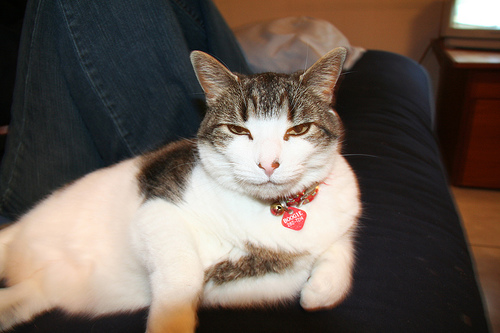
#> input picture 2. Assignment/Train/Cat/00000005_017.jpg, 500 x 333 px; its folder holds only this picture in this run
$ jupyter execute Q2.ipynb
#> lines starting #> are read from the running program, lines starting #| are printed output that depends on the picture
[cell 1]
import numpy as np
import matplotlib.pyplot as plt
import os
import cv2
DATADIR="./Train"  #Directory where images are stored in folder Cat and Dog
CATEGORIES=["Cat", "Dog"] #Equivalent to the names given in parent directory
IMG_SIZE=60 #This is used to standardize the size of the image
train_data=[] #Array to store the training data
def create_training_data():
    for category in CATEGORIES:
        path=os.path.join(DATADIR, category)
        class_num= CATEGORIES.index(category) #Cat:0 and Dog:1
        for img in os.listdir(path):
            try:   #Error is called if any broken image is encountered
                img_array=cv2.imread(os.path.join(path,img), cv2.IMREAD_COLOR)
#> img_array is the input picture: shape (333, 500, 3); mean B, G, R 86.1, 94.7, 106.6
                new_array= cv2.resize(img_array, (IMG_SIZE,IMG_SIZE))
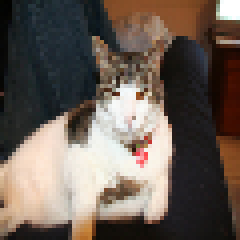
#> new_array: shape (60, 60, 3) (shown 4 times larger); mean B, G, R 85.8, 94.4, 106.4
                train_data.append([new_array,class_num])
            except Exception as e:
                pass
#> pass 2 of the loop in create_training_data, `for category in CATEGORIES:`:
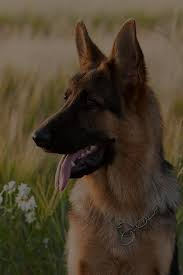
#> input picture 2. Assignment/Train/Dog/images-10.jpeg, 183 x 275 px
#> in create_training_data, img_array is the input picture: shape (275, 183, 3); mean B, G, R 44.4, 62.9, 75.3
#> in create_training_data, `new_array= cv2.resize(img_array, (IMG_SIZE,IMG_SIZE))`:
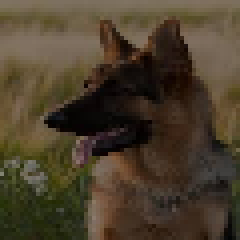
#> new_array: shape (60, 60, 3) (shown 4 times larger); mean B, G, R 44.2, 62.6, 75
create_training_data()

[cell 2]
import random
random.shuffle(train_data)

[cell 3]
train_X=[]
train_Y=[]
for features, labels in train_data:
    train_X.append(features)
    train_Y.append(labels)
#> this loop made 2 passes
#> labels on passes 1 to 2: 0, 1
#> after the loop, train_X = 2 items; train_Y = [0, 1]

[cell 4]
plt.imshow(train_X[1], cmap='gray')
print("It is a", CATEGORIES[train_Y[1]])
#| It is a Dog
plt.show()

[cell 5]
for feature, label in train_data:
    mirror_image=np.fliplr(feature) #Rotating each image by 180 degree
    train_X.append(mirror_image)
    train_Y.append(label)
#> this loop made 2 passes
#> pass 1, `mirror_image=np.fliplr(feature)`:
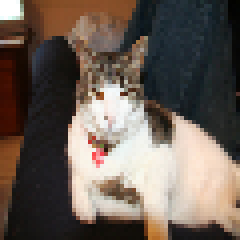
#> mirror_image: shape (60, 60, 3) (shown 4 times larger); mean B, G, R 85.8, 94.4, 106.4
#> pass 2, `mirror_image=np.fliplr(feature)`:
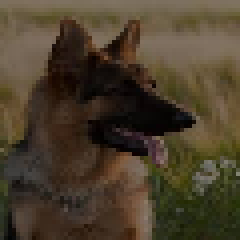
#> mirror_image: shape (60, 60, 3) (shown 4 times larger); mean B, G, R 44.2, 62.6, 75
#> after the loop, train_X = 4 items; train_Y = [0, 1, 0, 1]
#> pass 2 of the loop in create_testing_data, `for category in CATEGORIES:`:

[cell 6]
DATADIR="/Users/kartikeygarg/Desktop/Assignment/Test"  #Directory where images are stored in folder Cat and Dog
CATEGORIES=["Cat", "Dog"] #Equivalent to the names given in parent directory
IMG_SIZE=60 #This is used to standardize the size of the image
train_data=[] #Array to store the training data
def create_testing_data():
    for category in CATEGORIES:
        path=os.path.join(DATADIR, category)
        class_num= CATEGORIES.index(category) #Cat:0 and Dog:1
        for img in os.listdir(path):
            try:   #Error is called if any broken image is encountered
                img_array=cv2.imread(os.path.join(path,img), cv2.IMREAD_COLOR)
                new_array= cv2.resize(img_array, (IMG_SIZE,IMG_SIZE))
                train_data.append([new_array,class_num])
            except Exception as e:
                pass
create_testing_data()
import random
random.shuffle(train_data)
test_X=[]
test_Y=[]
for features, labels in train_data:
    test_X.append(features)
    test_Y.append(labels)
#> after the loop, test_X = 2 items; test_Y = [0, 1]

[cell 7]
#I am flattening the images so that they can be take as an input in the perceptron.
train_X_flatten=np.array(train_X).reshape(np.array(train_X).shape[0],-1).T
print(train_X_flatten.shape)
#| (10800, 4)
test_X_flatten=np.array(test_X).reshape(np.array(test_X).shape[0],-1).T
#> test_X_flatten = 10800 pairs, first value 0 to 255, second value 0 to 139
print(test_X_flatten.shape)
#| (10800, 2)

[cell 8]
#We also have to normalise the training and testing set as it would make the learning much faster.
train_X_norm=train_X_flatten/255
test_X_norm=test_X_flatten/255
#> test_X_norm = 10800 pairs, first value 0 to 1, second value 0 to 0.545

### The above portion will remain same for all the questions with little changes. It concerns with data extraction, compilation and augmentation. We will build perceptron from hereon.

[cell 9]
# Function to compute sigmoid for a given scalar value or array N
def sigmoid(N):
    result = 1/(1+np.exp(-N))
    return result

[cell 10]
# Now we have to give weight to each input. For that we will first initalize parameters w, weight and b, bias
def initialize(dim):
    #dim is the dimension of the input which we are feeding to the perceptron
    w = np.zeros((dim,1))
    #bias is only a single value for each input
    b = 0
    assert(w.shape == (dim, 1)) # This is used to ensure that w has appropriate dimensions
    assert(isinstance(b, float) or isinstance(b, int))
    return w, b

#### As we are done with initalization part we can now look at forward and backward propogation. I have not performed any derviations in the code but used direct results.

[cell 11]
def propagate(w, b, X, Y):
    m = X.shape[1]
    A = sigmoid(np.dot(w.T,X)+b) # computing sigmoid
    cost = -1/m*np.sum(Y*np.log(A)+(1-Y)*np.log(1-A))
    F=A-Y
    dw = 1/m*np.dot(X,F.T)
    db = 1/m*np.sum(F)
    assert(dw.shape == w.shape)
    assert(db.dtype == float)
    cost = np.squeeze(cost)
    assert(cost.shape == ())

    grads = {"dw": dw,
             "db": db}

    return grads, cost

#### Now we'll try to update the parameters w and b using optimisation algorithm given below

[cell 12]
def optimize(w, b, X, Y, num_iterations, learning_rate, print_cost = False):
    costs = []
    for i in range(num_iterations): #number of times weights will be updated
        grads, cost = propagate(w, b, X, Y)
        dw = grads["dw"]
        db = grads["db"]
        w = w-learning_rate*dw
        b = b-learning_rate*db
        if i % 100 == 0:
            costs.append(cost)
        if print_cost and i % 100 == 0:     # Print the cost after every 100 training iterations
            print ("Cost after iteration %i: %f" %(i, cost))
    params = {"w": w,
              "b": b}
    grads = {"dw": dw,
             "db": db}

    return params, grads, costs

[cell 13]
def predict(w, b, X):
    m = X.shape[1]
    Y_prediction = np.zeros((1,m))
    A = sigmoid(-(np.dot(w.T,X)+b))
    for i in range(A.shape[1]):
            if(A[0][i]<=0.5):
                Y_prediction[0][i]=1
            else:
                Y_prediction[0][i]=0
    assert(Y_prediction.shape == (1, m))
    return Y_prediction

[cell 14]
# GRADED FUNCTION: model

def model(train_X, train_Y, test_X, test_Y, num_iterations = 2000, learning_rate = 0.5, print_cost = False):
    b = 0
    w= np.zeros((2,1))
    nw= np.zeros((train_X.shape[0],1))
    parameters, grads, costs = optimize(nw, b, train_X, train_Y, num_iterations, learning_rate, print_cost)
    # Retrieve parameters w and b from dictionary "parameters"
    w = parameters["w"]
    b = parameters["b"]
    nw= np.zeros((test_X.shape[0],1))
    Y_prediction_test = predict(w, b, test_X)
    nw=np.zeros((train_X.shape[0],1))
    Y_prediction_train = predict(w, b, train_X)

    print("train accuracy: {} %".format(100 - np.mean(np.abs(Y_prediction_train - train_Y)) * 100))
    print("test accuracy: {} %".format(100 - np.mean(np.abs(Y_prediction_test - test_Y)) * 100))


    d = {"costs": costs,
         "Y_prediction_test": Y_prediction_test,
         "Y_prediction_train" : Y_prediction_train,
         "w" : w,
         "b" : b,
         "learning_rate" : learning_rate,
         "num_iterations": num_iterations}

    return d

[cell 15]
model(train_X_norm,np.array(train_Y).T,test_X_norm,np.array(test_Y).T,learning_rate=0.005)
#> the loop in optimize, `for i in range(num_iterations):` made 2000 passes
#> (A in propagate, cost, F in propagate, db, b) on passes 1 to 3: ([[0.5, 0.5, 0.5, 0.5]], 0.693, [[0.5, -0.5, 0.5, -0.5]], 0, 0), ([[0.156, 0.46, 0.156, 0.46]], 0.474, [[0.156, -0.54, 0.156, -0.54]], -0.192, 0.00096), ([[0.204, 0.626, 0.204, 0.626]], 0.348, [[0.204, -0.374, 0.204, -0.374]], -0.0851, 0.00138)
#| train accuracy: 100.0 %
#| test accuracy: 100.0 %
